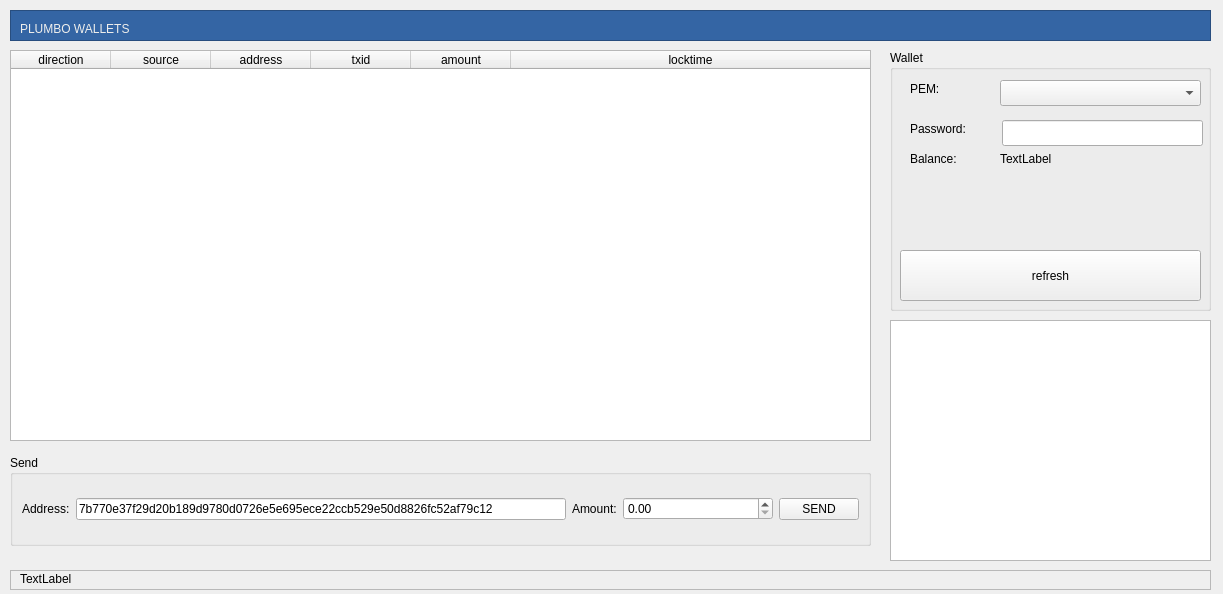
<?xml version="1.0" encoding="UTF-8"?>
<ui version="4.0">
 <class>Form</class>
 <widget class="QWidget" name="Form">
  <property name="geometry">
   <rect>
    <x>0</x>
    <y>0</y>
    <width>1223</width>
    <height>594</height>
   </rect>
  </property>
  <property name="sizePolicy">
   <sizepolicy hsizetype="Fixed" vsizetype="Fixed">
    <horstretch>0</horstretch>
    <verstretch>0</verstretch>
   </sizepolicy>
  </property>
  <property name="windowTitle">
   <string>PlumboCoin</string>
  </property>
  <widget class="QFrame" name="frame">
   <property name="geometry">
    <rect>
     <x>10</x>
     <y>10</y>
     <width>1201</width>
     <height>31</height>
    </rect>
   </property>
   <property name="autoFillBackground">
    <bool>false</bool>
   </property>
   <property name="styleSheet">
    <string notr="true">color: rgb(238, 238, 236);
background-color: rgb(52, 101, 164);</string>
   </property>
   <property name="frameShape">
    <enum>QFrame::StyledPanel</enum>
   </property>
   <property name="lineWidth">
    <number>0</number>
   </property>
   <widget class="QLabel" name="label">
    <property name="geometry">
     <rect>
      <x>10</x>
      <y>10</y>
      <width>221</width>
      <height>18</height>
     </rect>
    </property>
    <property name="text">
     <string>PLUMBO WALLETS</string>
    </property>
   </widget>
  </widget>
  <widget class="QTableWidget" name="tableWidget">
   <property name="geometry">
    <rect>
     <x>10</x>
     <y>50</y>
     <width>861</width>
     <height>391</height>
    </rect>
   </property>
   <property name="alternatingRowColors">
    <bool>true</bool>
   </property>
   <attribute name="horizontalHeaderStretchLastSection">
    <bool>true</bool>
   </attribute>
   <column>
    <property name="text">
     <string>direction</string>
    </property>
   </column>
   <column>
    <property name="text">
     <string>source</string>
    </property>
   </column>
   <column>
    <property name="text">
     <string>address</string>
    </property>
   </column>
   <column>
    <property name="text">
     <string>txid</string>
    </property>
   </column>
   <column>
    <property name="text">
     <string>amount</string>
    </property>
   </column>
   <column>
    <property name="text">
     <string>locktime</string>
    </property>
   </column>
  </widget>
  <widget class="QGroupBox" name="groupBox">
   <property name="geometry">
    <rect>
     <x>890</x>
     <y>50</y>
     <width>321</width>
     <height>261</height>
    </rect>
   </property>
   <property name="title">
    <string>Wallet</string>
   </property>
   <widget class="QPushButton" name="bt_refresh">
    <property name="geometry">
     <rect>
      <x>10</x>
      <y>200</y>
      <width>301</width>
      <height>51</height>
     </rect>
    </property>
    <property name="text">
     <string>refresh</string>
    </property>
   </widget>
   <widget class="QComboBox" name="cb_wallets">
    <property name="geometry">
     <rect>
      <x>110</x>
      <y>30</y>
      <width>201</width>
      <height>26</height>
     </rect>
    </property>
   </widget>
   <widget class="QLineEdit" name="t_password">
    <property name="geometry">
     <rect>
      <x>112</x>
      <y>70</y>
      <width>201</width>
      <height>26</height>
     </rect>
    </property>
   </widget>
   <widget class="QLabel" name="label_3">
    <property name="geometry">
     <rect>
      <x>20</x>
      <y>70</y>
      <width>81</width>
      <height>18</height>
     </rect>
    </property>
    <property name="text">
     <string>Password:</string>
    </property>
   </widget>
   <widget class="QLabel" name="label_5">
    <property name="geometry">
     <rect>
      <x>20</x>
      <y>30</y>
      <width>81</width>
      <height>18</height>
     </rect>
    </property>
    <property name="text">
     <string>PEM:</string>
    </property>
   </widget>
   <widget class="QLabel" name="label_6">
    <property name="geometry">
     <rect>
      <x>20</x>
      <y>100</y>
      <width>71</width>
      <height>18</height>
     </rect>
    </property>
    <property name="text">
     <string>Balance:</string>
    </property>
   </widget>
   <widget class="QLabel" name="lb_amount_info">
    <property name="geometry">
     <rect>
      <x>110</x>
      <y>100</y>
      <width>201</width>
      <height>18</height>
     </rect>
    </property>
    <property name="text">
     <string>TextLabel</string>
    </property>
   </widget>
  </widget>
  <widget class="QGroupBox" name="groupBox_2">
   <property name="geometry">
    <rect>
     <x>10</x>
     <y>455</y>
     <width>861</width>
     <height>91</height>
    </rect>
   </property>
   <property name="title">
    <string>Send</string>
   </property>
   <layout class="QHBoxLayout" name="horizontalLayout">
    <item>
     <widget class="QLabel" name="label_2">
      <property name="text">
       <string>Address:</string>
      </property>
     </widget>
    </item>
    <item>
     <widget class="QLineEdit" name="t_send_address">
      <property name="text">
       <string>7b770e37f29d20b189d9780d0726e5e695ece22ccb529e50d8826fc52af79c12</string>
      </property>
     </widget>
    </item>
    <item>
     <widget class="QLabel" name="label_4">
      <property name="text">
       <string>Amount:</string>
      </property>
     </widget>
    </item>
    <item>
     <widget class="QDoubleSpinBox" name="ds_amount">
      <property name="minimumSize">
       <size>
        <width>150</width>
        <height>0</height>
       </size>
      </property>
     </widget>
    </item>
    <item>
     <widget class="QPushButton" name="bt_send">
      <property name="text">
       <string>SEND</string>
      </property>
     </widget>
    </item>
   </layout>
  </widget>
  <widget class="QPlainTextEdit" name="t_keyviewer">
   <property name="geometry">
    <rect>
     <x>890</x>
     <y>320</y>
     <width>321</width>
     <height>241</height>
    </rect>
   </property>
  </widget>
  <widget class="QFrame" name="frame_2">
   <property name="geometry">
    <rect>
     <x>10</x>
     <y>570</y>
     <width>1201</width>
     <height>20</height>
    </rect>
   </property>
   <property name="frameShape">
    <enum>QFrame::StyledPanel</enum>
   </property>
   <property name="frameShadow">
    <enum>QFrame::Raised</enum>
   </property>
   <widget class="QLabel" name="lb_progress">
    <property name="geometry">
     <rect>
      <x>10</x>
      <y>0</y>
      <width>1301</width>
      <height>18</height>
     </rect>
    </property>
    <property name="sizePolicy">
     <sizepolicy hsizetype="Maximum" vsizetype="Preferred">
      <horstretch>0</horstretch>
      <verstretch>0</verstretch>
     </sizepolicy>
    </property>
    <property name="text">
     <string>TextLabel</string>
    </property>
   </widget>
  </widget>
 </widget>
 <resources/>
 <connections/>
</ui>
